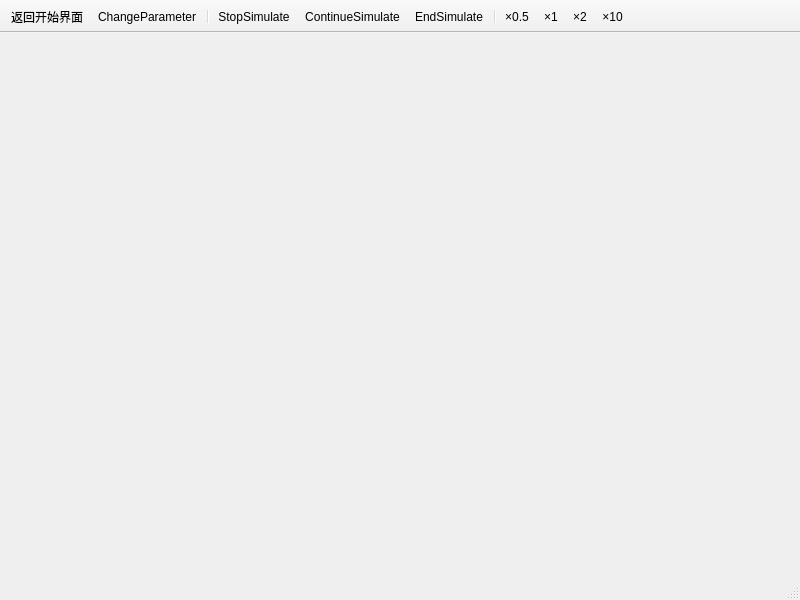
<?xml version="1.0" encoding="UTF-8"?>
<ui version="4.0">
 <class>MainWindowDyx</class>
 <widget class="QMainWindow" name="MainWindowDyx">
  <property name="geometry">
   <rect>
    <x>0</x>
    <y>0</y>
    <width>800</width>
    <height>600</height>
   </rect>
  </property>
  <property name="windowTitle">
   <string>MainWindow</string>
  </property>
  <widget class="QWidget" name="centralwidget"/>
  <widget class="QMenuBar" name="menubar">
   <property name="geometry">
    <rect>
     <x>0</x>
     <y>0</y>
     <width>800</width>
     <height>17</height>
    </rect>
   </property>
  </widget>
  <widget class="QStatusBar" name="statusbar"/>
  <widget class="QToolBar" name="toolBar">
   <property name="windowTitle">
    <string>toolBar</string>
   </property>
   <property name="movable">
    <bool>false</bool>
   </property>
   <attribute name="toolBarArea">
    <enum>TopToolBarArea</enum>
   </attribute>
   <attribute name="toolBarBreak">
    <bool>false</bool>
   </attribute>
   <addaction name="actionNew"/>
   <addaction name="actionChangeParameter"/>
   <addaction name="separator"/>
   <addaction name="actionStopSimulate"/>
   <addaction name="actionContinueSimulate"/>
   <addaction name="actionEndSimulate"/>
   <addaction name="separator"/>
   <addaction name="action_0_5Speed"/>
   <addaction name="action_1Speed"/>
   <addaction name="action_2Speed"/>
   <addaction name="action_10Speed"/>
  </widget>
  <action name="actionNew">
   <property name="text">
    <string>返回开始界面</string>
   </property>
  </action>
  <action name="actionChangeParameter">
   <property name="icon">
    <iconset resource="res.qrc">
     <normaloff>:/MainWindowDyx/res/dyx_change_parameter.png</normaloff>:/MainWindowDyx/res/dyx_change_parameter.png</iconset>
   </property>
   <property name="text">
    <string>ChangeParameter</string>
   </property>
   <property name="toolTip">
    <string>修改路口参数</string>
   </property>
  </action>
  <action name="actionStopSimulate">
   <property name="icon">
    <iconset resource="res.qrc">
     <normaloff>:/MainWindowDyx/res/dyx_stop_simulate.png</normaloff>:/MainWindowDyx/res/dyx_stop_simulate.png</iconset>
   </property>
   <property name="text">
    <string>StopSimulate</string>
   </property>
   <property name="toolTip">
    <string>停止模拟</string>
   </property>
  </action>
  <action name="actionContinueSimulate">
   <property name="icon">
    <iconset>
     <normalon>:/MainWindowDyx/res/dyx_continue_simulate.png</normalon>
    </iconset>
   </property>
   <property name="text">
    <string>ContinueSimulate</string>
   </property>
   <property name="toolTip">
    <string>继续模拟</string>
   </property>
  </action>
  <action name="actionEndSimulate">
   <property name="icon">
    <iconset>
     <normalon>:/MainWindowDyx/res/dyx_end_simulate.png</normalon>
    </iconset>
   </property>
   <property name="text">
    <string>EndSimulate</string>
   </property>
   <property name="toolTip">
    <string>结束模拟</string>
   </property>
  </action>
  <action name="action_0_5Speed">
   <property name="text">
    <string>×0.5</string>
   </property>
   <property name="toolTip">
    <string>0.5倍速</string>
   </property>
  </action>
  <action name="action_1Speed">
   <property name="text">
    <string>×1</string>
   </property>
   <property name="toolTip">
    <string>1倍速</string>
   </property>
  </action>
  <action name="action_2Speed">
   <property name="text">
    <string>×2</string>
   </property>
   <property name="toolTip">
    <string>2倍速</string>
   </property>
  </action>
  <action name="action_10Speed">
   <property name="text">
    <string>×10</string>
   </property>
   <property name="toolTip">
    <string>10倍速</string>
   </property>
  </action>
  <action name="actionChangeTrafficFlow">
   <property name="text">
    <string>调整总车流量</string>
   </property>
   <property name="toolTip">
    <string>模拟车流量大的情况（早晚高峰）或模拟车流量小的情况</string>
   </property>
  </action>
  <action name="actionHeavyFlow">
   <property name="text">
    <string>车流量大</string>
   </property>
  </action>
  <action name="actionLightFlow">
   <property name="text">
    <string>车流量小</string>
   </property>
  </action>
  <action name="actionNormalFlow">
   <property name="text">
    <string>车流量适中</string>
   </property>
  </action>
 </widget>
 <resources>
  <include location="res.qrc"/>
 </resources>
 <connections/>
</ui>
